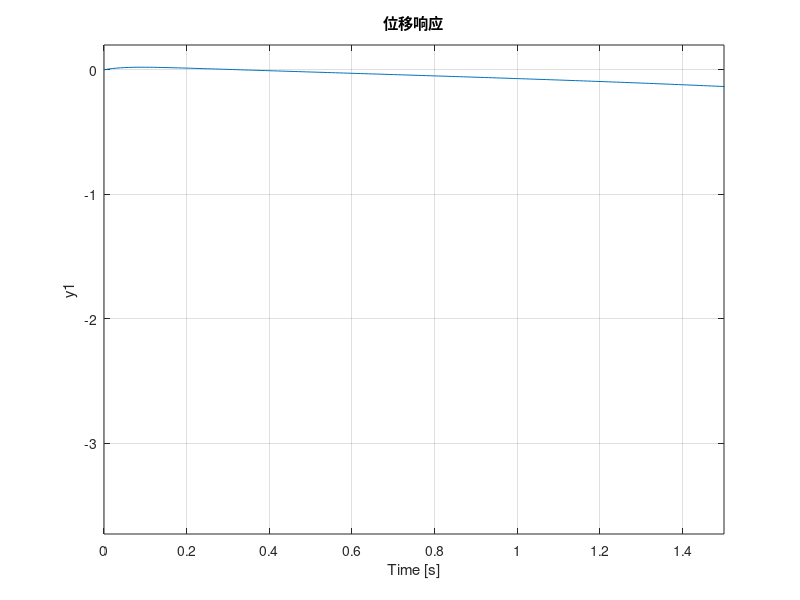

MATLAB code for this plot:
% Modeling
%% Transfer Function
mCart = 1.42;  
mPend = 0.12;
b = 0.1;     % 阻尼系数
I = 0.014;     % 转动惯量
g = 9.8;
L = 0.188;
q = (mCart+mPend)*(I+mPend*L^2)-(mPend*L)^2;
s = tf('s');
P_cart = (((I+mPend*L^2)/q)*s^2 - (mPend*g*L/q))/(s^4 + (b*(I + mPend*L^2))*s^3/q - ((mCart + mPend)*mPend*g*L)*s^2/q - b*mPend*g*L*s/q);
P_pend = (mPend*L*s/q)/(s^3 + (b*(I + mPend*L^2))*s^2/q - ((mCart + mPend)*mPend*g*L)*s/q - b*mPend*g*L/q);
sys_tf = [P_cart ; P_pend];
inputs = {'u'};
outputs = {'x'; 'phi'};
set(sys_tf,'InputName',inputs);
set(sys_tf,'OutputName',outputs);
%% PID 控制器设计
% 角度控制器
Kp_phi = 100;
Ki_phi = 1;
Kd_phi = 30;
C_phi = pid(Kp_phi, Ki_phi, Kd_phi);
% 位移控制器
Kp_x = 10;
Ki_x = 0.1;
Kd_x = 0.3;
C_x = pid(Kp_x, Ki_x, Kd_x);
%% 闭环系统
% 角度闭环系统
T1 = feedback(P_pend, C_phi);
% 位移闭环系统
T2 = feedback(1, P_pend * C_phi) * P_cart;
T2 = feedback(T2, C_x);

%% 仿真
t = 0:0.01:5;
% 角度响应
figure;
subplot(2, 1, 1);
impulse(T1, t);
ylim([-0.05, 0.05]);
title('角度响应');
grid on;
% 位移响应
subplot(2, 1, 2);
impulse(T2, t);
xlim([0, 1.5]);
title('位移响应');
grid on;
set(gcf, 'Position', [100, 100, 800, 600]);